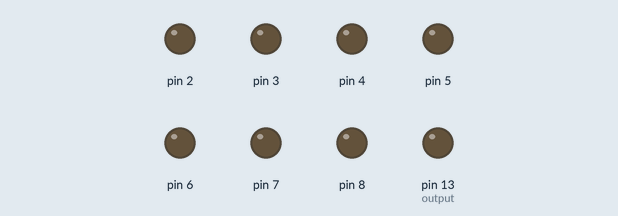
Recording of a program running on a simulated Arduino Uno, built with avr-gcc and run on an emulated ATmega328P. Parts: output pins drawn as LEDs (lit = HIGH).

Above: at 1.0 s.
At 5.0 s:
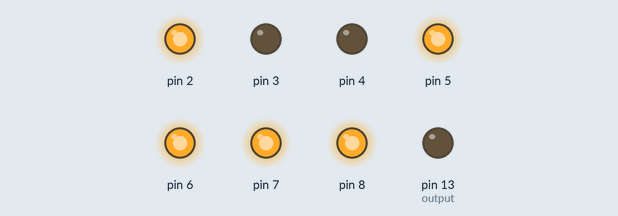
At 7.0 s:
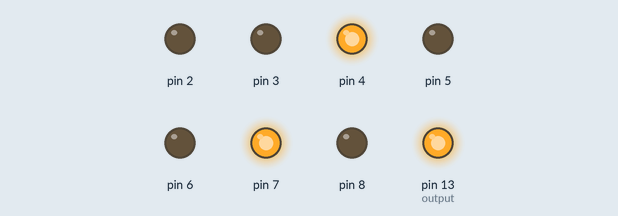
At 9.0 s:
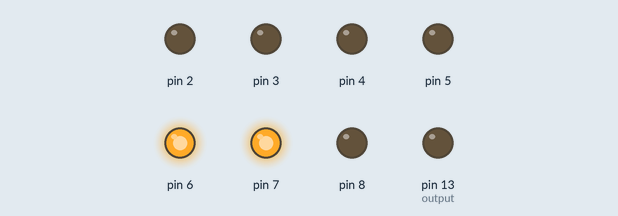
At 13.0 s:
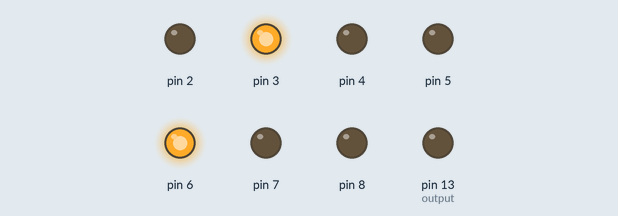
At 19.0 s:
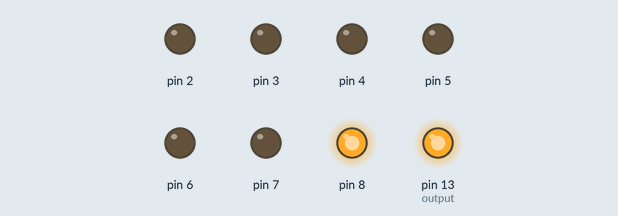
Timing chart, 0 to 20.8 s (numbered marks = the images above):
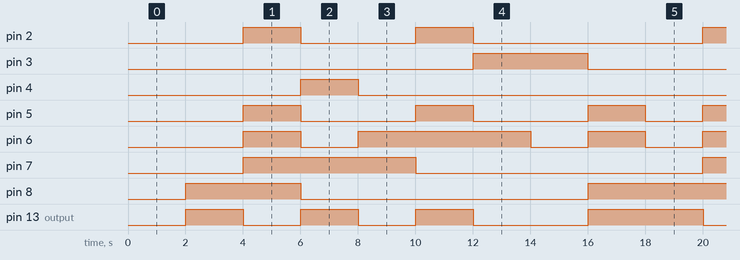

Measured:
- by itself, pin 2: repeats every 16.0 s: LOW 4.0 s, HIGH 2.0 s, LOW 8.0 s, HIGH 2.0 s
- by itself, pin 3: alternates HIGH for 4.0 s and LOW for 12.0 s
- by itself, pin 4: alternates HIGH for 2.0 s and LOW for 14.0 s
- by itself, pin 5: repeats every 16.0 s: 2 × (LOW 4.0 s, HIGH 2.0 s), LOW 2.0 s, HIGH 2.0 s
- by itself, pin 6: repeats every 16.0 s: LOW 2.0 s, HIGH 6.0 s, 2 × (LOW 2.0 s, HIGH 2.0 s)
- by itself, pin 7: alternates HIGH for 6.0 s and LOW for 10.0 s
- by itself, pin 8: repeats every 16.0 s: LOW 10.0 s, HIGH 6.0 s
- by itself, pin 13 (output): repeats every 16.0 s: 2 × (LOW 2.0 s, HIGH 2.0 s), LOW 4.0 s, HIGH 4.0 s

The program:

main.cpp
```cpp
#include <Arduino.h>

unsigned char num ;                             	//input number
unsigned char _U=0x00,_V=0x00,_W=0x00,_X=0x00;      	//binary inputs
unsigned char one = 0x01;
unsigned char Out;                         	//outputs
char buffer[40];

void disp_num(unsigned char A, unsigned char B, unsigned char C, unsigned char D){
  A = 0;
  unsigned char a,b,c,d,e,f,g;
  a = ~( ((A)&(~B)&(~C)) | ((~A)&(B)&(D)) | ((A)&(~D)) | ((~A)&(C)) | ((B)&(C)) | ((~B)&(~D)) );
  b = ~( ((~A)&(~C)&(~D)) | ((~A)&(C)&(D)) | ((A)&(~C)&(D)) | ((~B)&(~C)) | ((~B)&(~D)) );
  c = ~( ((~B)&(~C)) | ((~A)&(D)) | ((D)&(~C)) | ((~A)&(B)) | ((A)&(~B)) );
  d = ~( ((~A)&(~B)&(~D)) | ((~B)&(C)&(D)) | ((B)&(~C)&(D)) | ((B)&(C)&(~D)) | ((A)&(~C)) );
  e = ~( ((~D)&(~B)) | ((C)&(~D)) | ((A)&(C)) | ((A)&(B)) );
  f = ~( ((~A)&(B)) | ((~C)&(~D)) | ((B)&(~D)) | ((A)&(~B)) | ((A)&(C)) );
  g = ~( ((~A)&(B)&(~C)) | ((C)&(~B)) | ((C)&(~D)) | ((A)&(~B)) | ((A)&(D)) );

  digitalWrite(2,one&a);
  digitalWrite(3,one&b);
  digitalWrite(4,one&c);
  digitalWrite(5,one&d);
  digitalWrite(6,one&e);
  digitalWrite(7,one&f);
  digitalWrite(8,one&g);

}

void setup() {
  pinMode(2,OUTPUT);    //a
  pinMode(3,OUTPUT);    //b
  pinMode(4,OUTPUT);    //c
  pinMode(5,OUTPUT);    //d
  pinMode(6,OUTPUT);    //e
  pinMode(7,OUTPUT);    //f
  pinMode(8,OUTPUT);    //g
  pinMode(13,OUTPUT);   //output
}

unsigned char NAND(unsigned char X, unsigned char Y){ return ~(X&Y); } //NAND function

unsigned char Output(unsigned char U, unsigned char V, unsigned char W, unsigned char X){ return ((~(W&V))&(~X)) | (V&W&X); } //Out function

void loop() {

  for (num = 0x00; num<0x08; num++){
        //loop to iterate through all usecases
        delay(2000);

        _U = num>>3;    _V = num>>2;    _W = num>>1;    _X = num>>0; //changing the inputs , D is LSB
        disp_num(_U, _V, _W, _X);
        Out = Output(_U, _V, _W, _X);          //NAND gate equivalent Boolean Function

        digitalWrite(13,one&Out); //Output Org, Nor

    }
}
```
